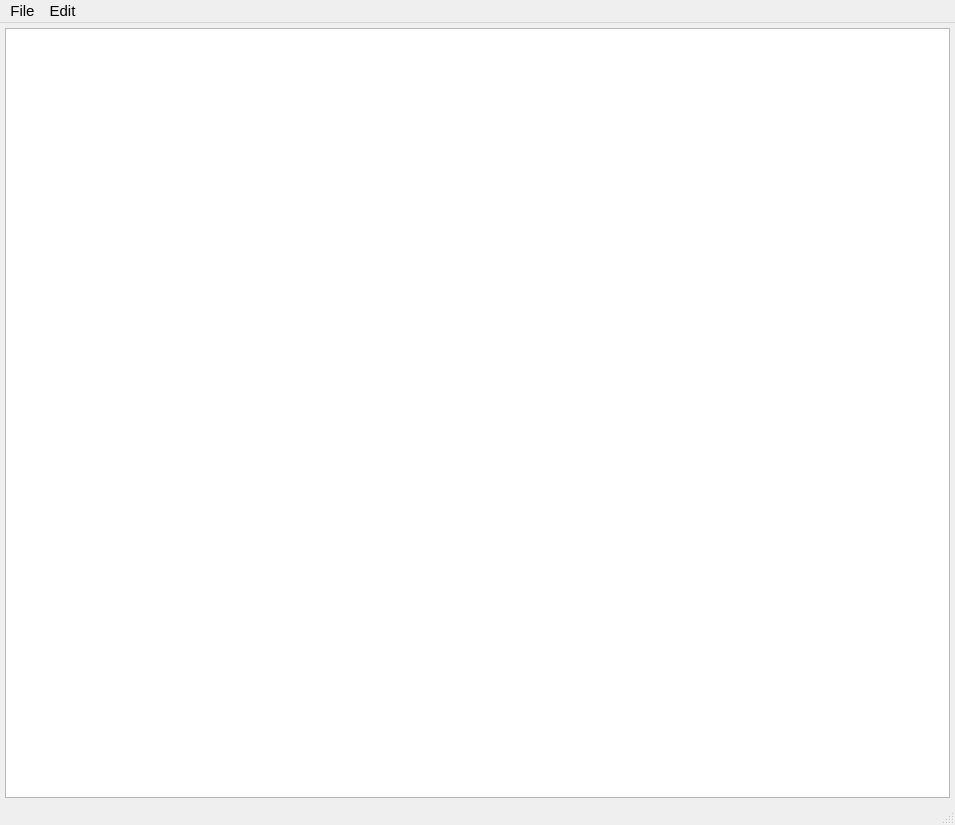
<?xml version="1.0" encoding="UTF-8"?>
<ui version="4.0">
 <class>EditorWindow</class>
 <widget class="QMainWindow" name="EditorWindow">
  <property name="geometry">
   <rect>
    <x>0</x>
    <y>0</y>
    <width>955</width>
    <height>825</height>
   </rect>
  </property>
  <property name="cursor">
   <cursorShape>ArrowCursor</cursorShape>
  </property>
  <property name="windowTitle">
   <string>MainWindow</string>
  </property>
  <property name="windowIcon">
   <iconset theme="document-new"/>
  </property>
  <property name="iconSize">
   <size>
    <width>32</width>
    <height>32</height>
   </size>
  </property>
  <property name="documentMode">
   <bool>true</bool>
  </property>
  <widget class="QWidget" name="centralwidget">
   <layout class="QGridLayout" name="gridLayout">
    <property name="leftMargin">
     <number>5</number>
    </property>
    <property name="topMargin">
     <number>5</number>
    </property>
    <property name="rightMargin">
     <number>5</number>
    </property>
    <property name="bottomMargin">
     <number>5</number>
    </property>
    <item row="0" column="1">
     <widget class="QPlainTextEdit" name="plainTextEdit">
      <property name="font">
       <font>
        <pointsize>11</pointsize>
       </font>
      </property>
      <property name="lineWrapMode">
       <enum>QPlainTextEdit::LineWrapMode::NoWrap</enum>
      </property>
      <property name="placeholderText">
       <string/>
      </property>
     </widget>
    </item>
   </layout>
  </widget>
  <widget class="QMenuBar" name="menubar">
   <property name="geometry">
    <rect>
     <x>0</x>
     <y>0</y>
     <width>955</width>
     <height>33</height>
    </rect>
   </property>
   <property name="sizePolicy">
    <sizepolicy hsizetype="MinimumExpanding" vsizetype="Fixed">
     <horstretch>0</horstretch>
     <verstretch>0</verstretch>
    </sizepolicy>
   </property>
   <property name="font">
    <font>
     <pointsize>11</pointsize>
    </font>
   </property>
   <widget class="QMenu" name="menuFile">
    <property name="title">
     <string>File</string>
    </property>
    <addaction name="actionNew"/>
    <addaction name="actionOpen"/>
    <addaction name="actionSave"/>
    <addaction name="actionSaveAs"/>
    <addaction name="actionClose"/>
    <addaction name="separator"/>
    <addaction name="actionExit"/>
   </widget>
   <widget class="QMenu" name="menuEdit">
    <property name="title">
     <string>Edit</string>
    </property>
    <addaction name="actionUndo"/>
    <addaction name="actionRedo"/>
    <addaction name="separator"/>
    <addaction name="actionSelectAll"/>
    <addaction name="actionCut"/>
    <addaction name="actionCopy"/>
    <addaction name="actionPaste"/>
    <addaction name="separator"/>
    <addaction name="actionFind"/>
    <addaction name="actionReplace"/>
    <addaction name="separator"/>
    <addaction name="actionRefresh"/>
    <addaction name="actionFont"/>
   </widget>
   <addaction name="menuFile"/>
   <addaction name="menuEdit"/>
  </widget>
  <widget class="QStatusBar" name="statusbar">
   <property name="styleSheet">
    <string notr="true"/>
   </property>
  </widget>
  <action name="actionNew">
   <property name="icon">
    <iconset theme="QIcon::ThemeIcon::DocumentNew"/>
   </property>
   <property name="text">
    <string>New</string>
   </property>
   <property name="shortcut">
    <string>Ctrl+N</string>
   </property>
  </action>
  <action name="actionOpen">
   <property name="icon">
    <iconset theme="QIcon::ThemeIcon::DocumentOpen"/>
   </property>
   <property name="text">
    <string>Open</string>
   </property>
   <property name="shortcut">
    <string>Ctrl+O</string>
   </property>
  </action>
  <action name="actionSave">
   <property name="icon">
    <iconset theme="document-save"/>
   </property>
   <property name="text">
    <string>Save</string>
   </property>
   <property name="shortcut">
    <string>Ctrl+S</string>
   </property>
  </action>
  <action name="actionSaveAs">
   <property name="icon">
    <iconset theme="QIcon::ThemeIcon::DocumentSaveAs"/>
   </property>
   <property name="text">
    <string>Save As</string>
   </property>
  </action>
  <action name="actionExit">
   <property name="icon">
    <iconset theme="QIcon::ThemeIcon::WindowClose"/>
   </property>
   <property name="text">
    <string>Exit</string>
   </property>
  </action>
  <action name="actionSelectAll">
   <property name="icon">
    <iconset theme="QIcon::ThemeIcon::EditSelectAll"/>
   </property>
   <property name="text">
    <string>Select All</string>
   </property>
   <property name="shortcut">
    <string>Ctrl+A</string>
   </property>
  </action>
  <action name="actionCut">
   <property name="icon">
    <iconset theme="QIcon::ThemeIcon::EditCut"/>
   </property>
   <property name="text">
    <string>Cut</string>
   </property>
  </action>
  <action name="actionCopy">
   <property name="icon">
    <iconset theme="QIcon::ThemeIcon::EditCopy"/>
   </property>
   <property name="text">
    <string>Copy</string>
   </property>
  </action>
  <action name="actionPaste">
   <property name="icon">
    <iconset theme="QIcon::ThemeIcon::EditPaste"/>
   </property>
   <property name="text">
    <string>Paste</string>
   </property>
  </action>
  <action name="actionUndo">
   <property name="icon">
    <iconset theme="QIcon::ThemeIcon::EditUndo"/>
   </property>
   <property name="text">
    <string>Undo</string>
   </property>
  </action>
  <action name="actionRedo">
   <property name="icon">
    <iconset theme="QIcon::ThemeIcon::EditRedo"/>
   </property>
   <property name="text">
    <string>Redo</string>
   </property>
  </action>
  <action name="actionClose">
   <property name="text">
    <string>Close</string>
   </property>
   <property name="shortcut">
    <string>Ctrl+W</string>
   </property>
  </action>
  <action name="actionFind">
   <property name="icon">
    <iconset theme="QIcon::ThemeIcon::EditFind"/>
   </property>
   <property name="text">
    <string>Find</string>
   </property>
   <property name="shortcut">
    <string>Ctrl+F</string>
   </property>
  </action>
  <action name="actionFont">
   <property name="icon">
    <iconset theme="QIcon::ThemeIcon::FormatTextUnderline"/>
   </property>
   <property name="text">
    <string>Font</string>
   </property>
  </action>
  <action name="actionRefresh">
   <property name="text">
    <string>Refresh</string>
   </property>
   <property name="shortcut">
    <string>F5</string>
   </property>
  </action>
  <action name="actionReplace">
   <property name="text">
    <string>Replace</string>
   </property>
  </action>
 </widget>
 <resources/>
 <connections>
  <connection>
   <sender>actionExit</sender>
   <signal>triggered()</signal>
   <receiver>EditorWindow</receiver>
   <slot>close()</slot>
   <hints>
    <hint type="sourcelabel">
     <x>-1</x>
     <y>-1</y>
    </hint>
    <hint type="destinationlabel">
     <x>477</x>
     <y>412</y>
    </hint>
   </hints>
  </connection>
 </connections>
</ui>
